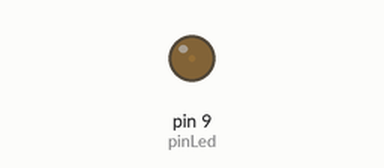
A sketch run on a simulated Arduino Uno, built with avr-gcc and run on an emulated ATmega328P. Parts: output pins drawn as LEDs (lit = HIGH).

Above: at 0.05 s.
At 1.55 s:
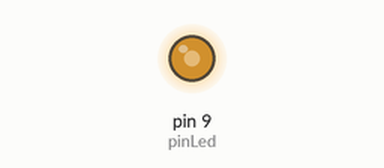
At 2.35 s:
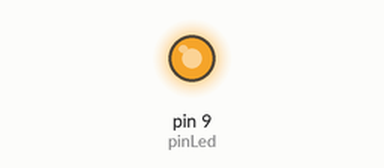
At 4.65 s:
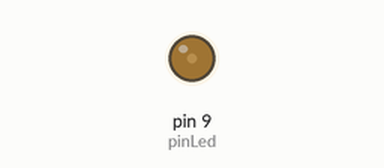
Timing chart, 0 to 6.7 s (numbered marks = the images above):
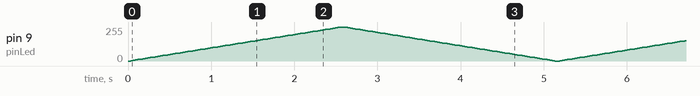

The sketch:

job10.ino
```cpp
int pinLed=9;
int i;

void setup(){
    pinMode(pinLed,OUTPUT);
}

void loop(){
  for(i=0;i<=255;i+=3){
    analogWrite(pinLed,i);
    delay(30);
  }

  for(i=255;i>=0;i-=3){
    analogWrite(pinLed,i);
    delay(30);
  }

}
```
